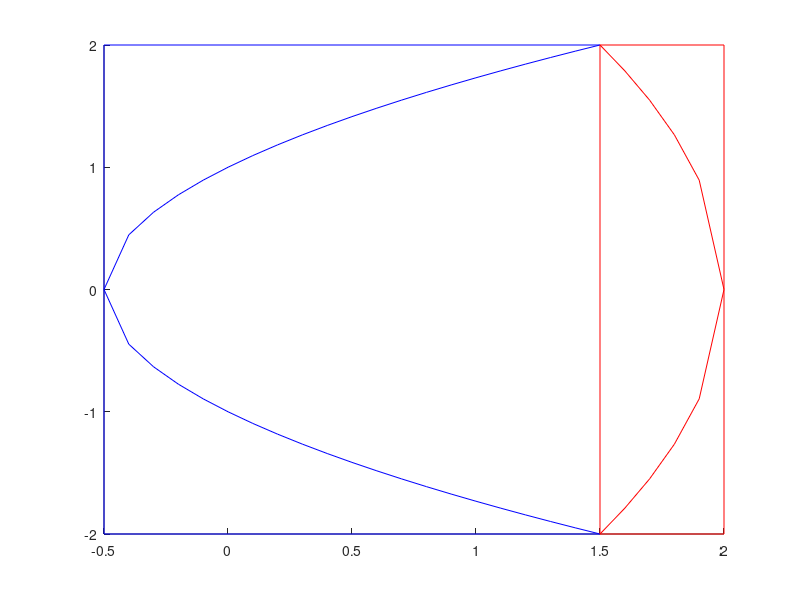

This figure's MATLAB source:
clear;clc;clf;
hold on;

plot([-1 / 2, -1 / 2], [-2, 2], 'b', [-1 / 2, 3 / 2], [2, 2], 'b', [-1 / 2, 3 / 2], [-2, -2], 'b');
x1 = -1 / 2 : 0.1 : 3 / 2;
y1 = sqrt(2 * x1 + 1);
plot(x1, -y1, 'b', x1, y1, 'b');

plot([3 / 2, 3 / 2], [-2, 2], 'r', [3 / 2, 2], [2, 2], 'r', [3 / 2, 2], [-2, -2], 'r', [2, 2], [-2, 2], 'r');
x2 = 3 / 2 : 0.1 : 2;
y2 = sqrt(16 - 8 * x2);
plot(x2, -y2, 'r', x2, y2, 'r');